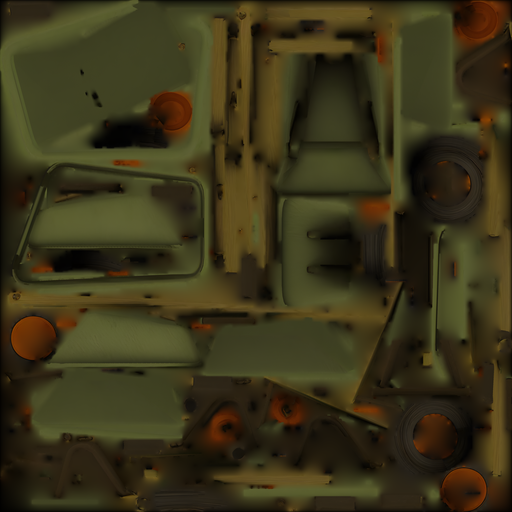
#> input picture assets/source/Wheelbarrow_raw.png, 512 x 512 px
$ python tools_gen_texture_test.py
#> lines starting #> are read from the running program, lines starting #| are printed output that depends on the picture
"""Gera as texturas do teste controlado do passe de modelo do personagem.

A PERGUNTA: por que uma textura faz o PERSONAGEM e os VEICULOS sumirem da tela?

Tres ocorrencias no projeto, todas com o modelo de mao usando textura com canal
alpha, nenhuma sem. Mas "com alpha" mudou tres coisas ao mesmo tempo -- o canal,
a transparencia de verdade, e o tamanho, que passou de 512x512 para 1024x512.
Culpar o alpha com esses dados e adivinhar com cara de conclusao.

O DESENHO. Quatro texturas, uma variavel de cada vez, e a MESMA malha nas quatro
-- os quatro modelos apontam para Wheelbarrow_Hand.fbx. Assim a unica diferenca
entre os casos e o arquivo de textura.

    A   512x512   RGBA   alpha todo 255      o canal existe, mas nada e translucido
    B   512x512   RGBA   com area translucida  transparencia de verdade
    C  1024x512   RGB    sem canal alpha     so o tamanho muda
    D  1024x512   RGBA   com area translucida  a combinacao conhecida-ruim

O que cada resultado significa:

    so D quebra          e a COMBINACAO; alpha em 512 e seguro, e a sombra na
                         mao volta a ser possivel com uma textura 512
    B e D quebram        e a transparencia real, independente do tamanho
    A, B e D quebram     e a presenca do canal; nem RGBA opaco serve
    C e D quebram        e o TAMANHO, e o alpha e inocente -- a sombra volta
                         cabendo dentro de 512x512
    nenhuma quebra       a causa esta na geometria do quad, nao na textura, e o
                         proximo teste e outro

O controle negativo ja existe e e o item real: 512x512 RGB, que o Marcos
confirmou funcionando.

Uso:
    python tools_gen_texture_test.py
"""
import math
import os

from PIL import Image

SOURCE = "source/Wheelbarrow_raw.png"
OUT = "../Contents/mods/MNWheelbarrow/common/media/textures/WorldItems"

# Alpha da area translucida. Baixo o bastante para ser inegavelmente translucido.
HOLE_ALPHA = 90


def widen(image):
    """Dobra a largura repetindo o conteudo, sem mexer nos UVs.

    Repetir em vez de deixar metade vazia e proposital: os UVs dos modelos de
    teste NAO sao comprimidos, entao eles varrem a largura inteira. Com metade
    vazia o carrinho apareceria pela metade e o teste ficaria dificil de ler --
    e a pergunta aqui e se RENDERIZA, nao se fica bonito.
    """
    w, h = image.size
    out = Image.new(image.mode, (w * 2, h))
    out.paste(image, (0, 0))
    out.paste(image, (w, 0))
    return out


def punch_hole(image):
    """Abre uma area translucida no centro, com borda suave."""
    out = image.copy()
    px = out.load()
    w, h = out.size
    cx, cy = w * 0.5, h * 0.5
    radius = min(w, h) * 0.25
    for y in range(h):
        for x in range(w):
            d = math.hypot(x - cx, y - cy) / radius
            if d >= 1.0:
                continue
            fade = 1.0 - d
            r, g, b, a = px[x, y]
            px[x, y] = (r, g, b, int(a - (a - HOLE_ALPHA) * fade))
    return out


def main():
    original = Image.open(SOURCE).convert("RGB")
#> original is the input picture: PIL image 512x512 RGB; mean R, G, B 58.7, 52.4, 25.5

    variants = {
        # A: o canal existe e esta todo opaco.
        "MNWB_TexA": original.convert("RGBA"),
        # B: mesmo tamanho, transparencia de verdade.
        "MNWB_TexB": punch_hole(original.convert("RGBA")),
        # C: so o tamanho muda; sem canal alpha nenhum.
        "MNWB_TexC": widen(original),
        # D: a combinacao que quebrou em jogo.
        "MNWB_TexD": punch_hole(widen(original.convert("RGBA"))),
    }
#> in widen, `w, h = image.size`: w = 512
#> in widen, `out = Image.new(image.mode, (w * 2, h))`: out: PIL image 1024x512 RGB; every value is 0
#> in widen, `out.paste(image, (0, 0))`:
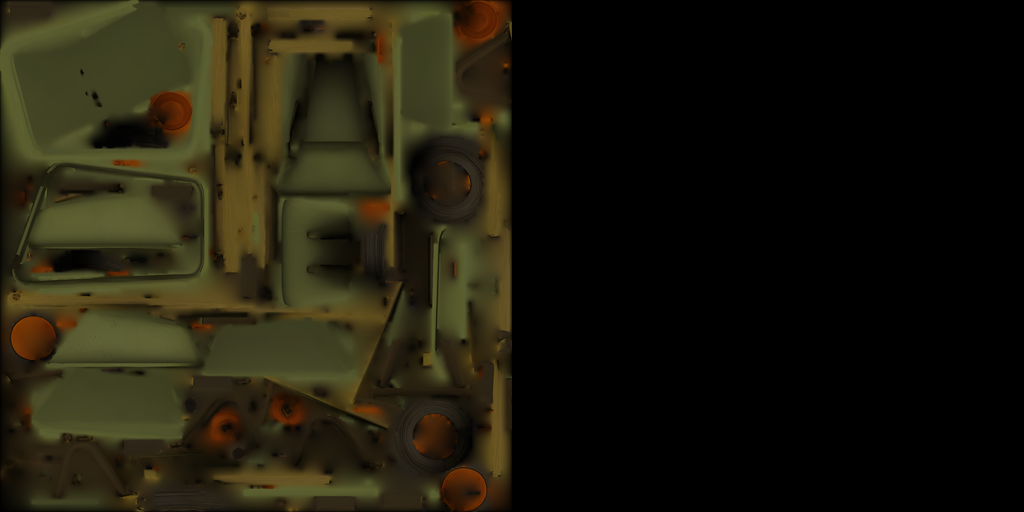
#> out: PIL image 1024x512 RGB; mean R, G, B 29.4, 26.2, 12.8
#> in widen, `out.paste(image, (w, 0))`:
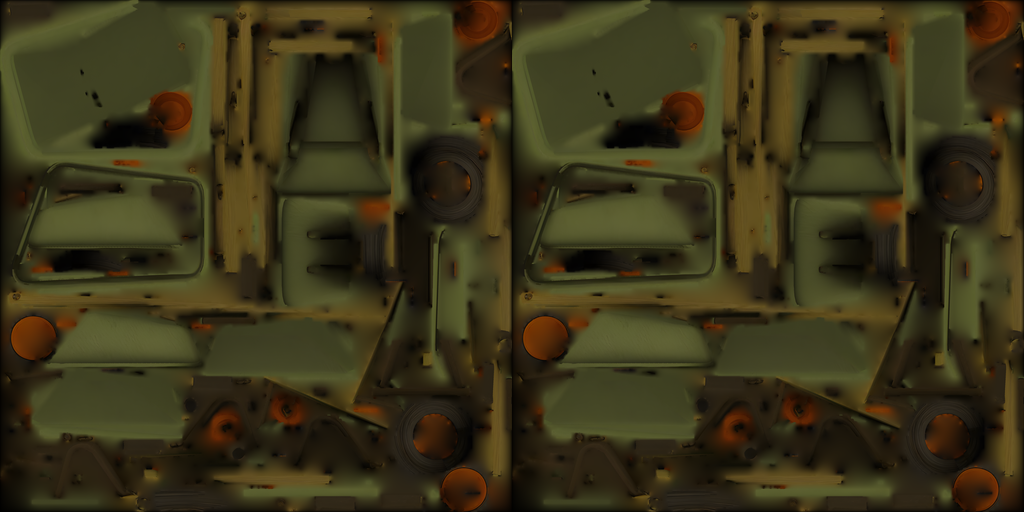
#> out: PIL image 1024x512 RGB; mean R, G, B 58.7, 52.4, 25.5
#> in widen (call 2), `out = Image.new(image.mode, (w * 2, h))`: out: PIL image 1024x512 RGBA; every value is 0
#> in widen (call 2), `out.paste(image, (0, 0))`:
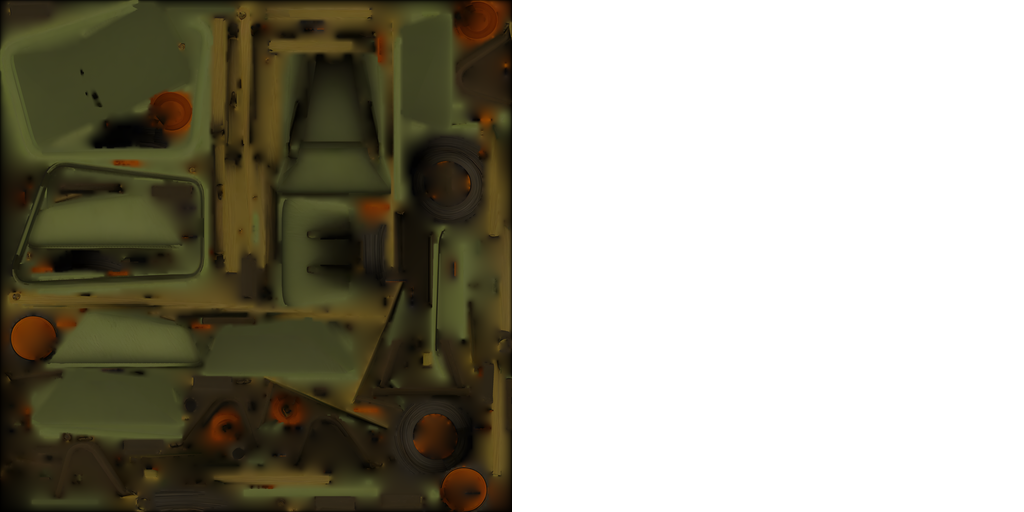
#> out: PIL image 1024x512 RGBA; mean R, G, B, A 29.4, 26.2, 12.8, 127.5; transparent parts drawn white

    for name, image in variants.items():
        path = os.path.join(OUT, name + ".png")
        image.save(path)
        print("%-12s %-9s %s -> %s"
              % (name, "x".join(str(v) for v in image.size), image.mode, path))
#> this loop made 4 passes
#> name on passes 1 to 4: 'MNWB_TexA', 'MNWB_TexB', 'MNWB_TexC', 'MNWB_TexD'
#| MNWB_TexA    512x512   RGBA -> ../Contents/mods/MNWheelbarrow/common/media/textures/WorldItems/MNWB_TexA.png
#| MNWB_TexB    512x512   RGBA -> ../Contents/mods/MNWheelbarrow/common/media/textures/WorldItems/MNWB_TexB.png
#| MNWB_TexC    1024x512  RGB -> ../Contents/mods/MNWheelbarrow/common/media/textures/WorldItems/MNWB_TexC.png
#| MNWB_TexD    1024x512  RGBA -> ../Contents/mods/MNWheelbarrow/common/media/textures/WorldItems/MNWB_TexD.png
#> pass 2, in main, `image.save(path)`:
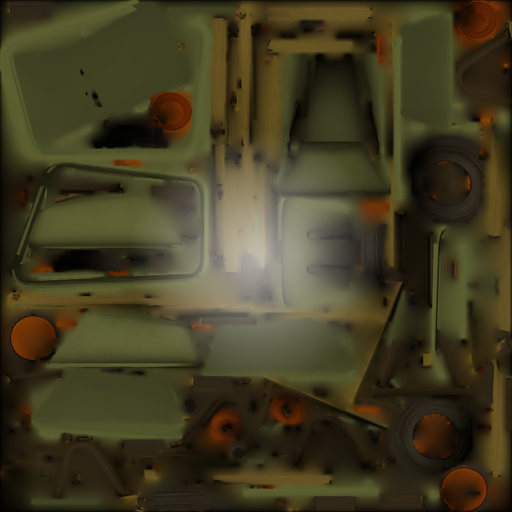
#> saved as MNWB_TexB.png: PIL image 512x512 RGBA; mean R, G, B, A 58.7, 52.4, 25.5, 244.1; transparent parts drawn white


if __name__ == "__main__":
    main()

$ run again, with assets/source/capa.png copied over assets/source/Wheelbarrow_raw.png
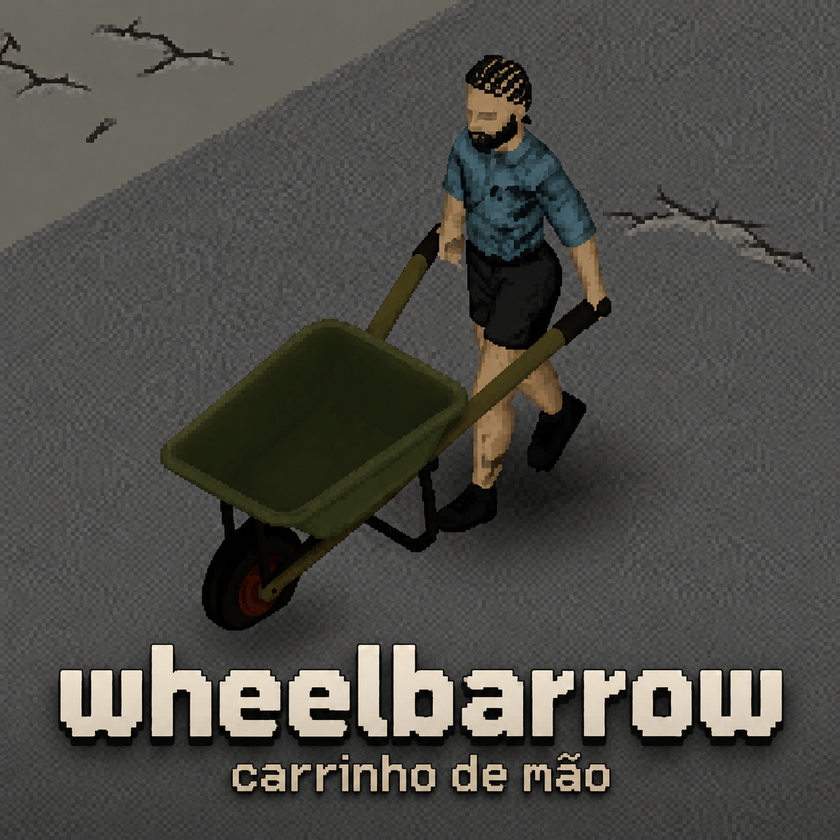
#> input picture assets/source/capa.png, 840 x 840 px, shrunk from 1254 x 1254 before the run
#> in main, original is the input picture: PIL image 840x840 RGB; mean R, G, B 77.9, 76.5, 72.2
#> in widen, `w, h = image.size`: w = 840
#> in widen (call 2), `out.paste(image, (0, 0))`:
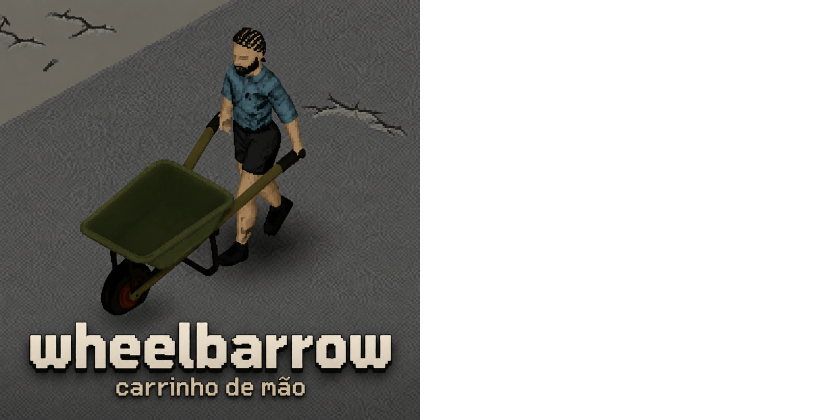
#> out: PIL image 1680x840 RGBA (shown at 1/2 size); mean R, G, B, A 38.9, 38.3, 36.1, 127.5; transparent parts drawn white
#> the loop in main, `for name, image in variants.items():` made 4 passes
#> name on passes 1 to 4: 'MNWB_TexA', 'MNWB_TexB', 'MNWB_TexC', 'MNWB_TexD'
#> (printed output is left out)
#> pass 2, in main, `image.save(path)`:
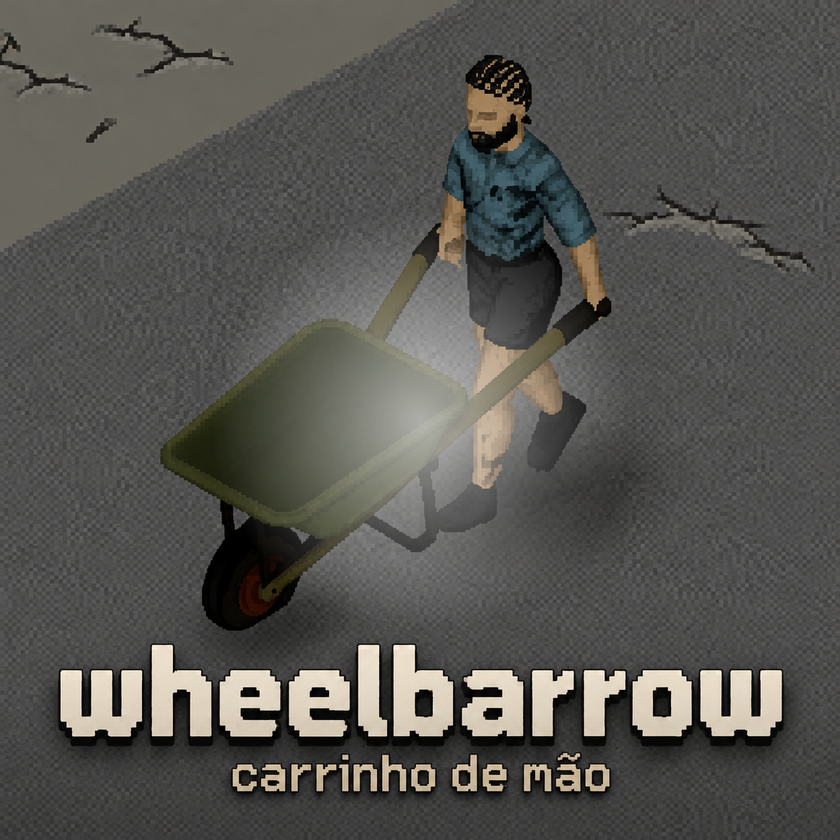
#> saved as MNWB_TexB.png: PIL image 840x840 RGBA; mean R, G, B, A 77.9, 76.5, 72.2, 244.1; transparent parts drawn white
